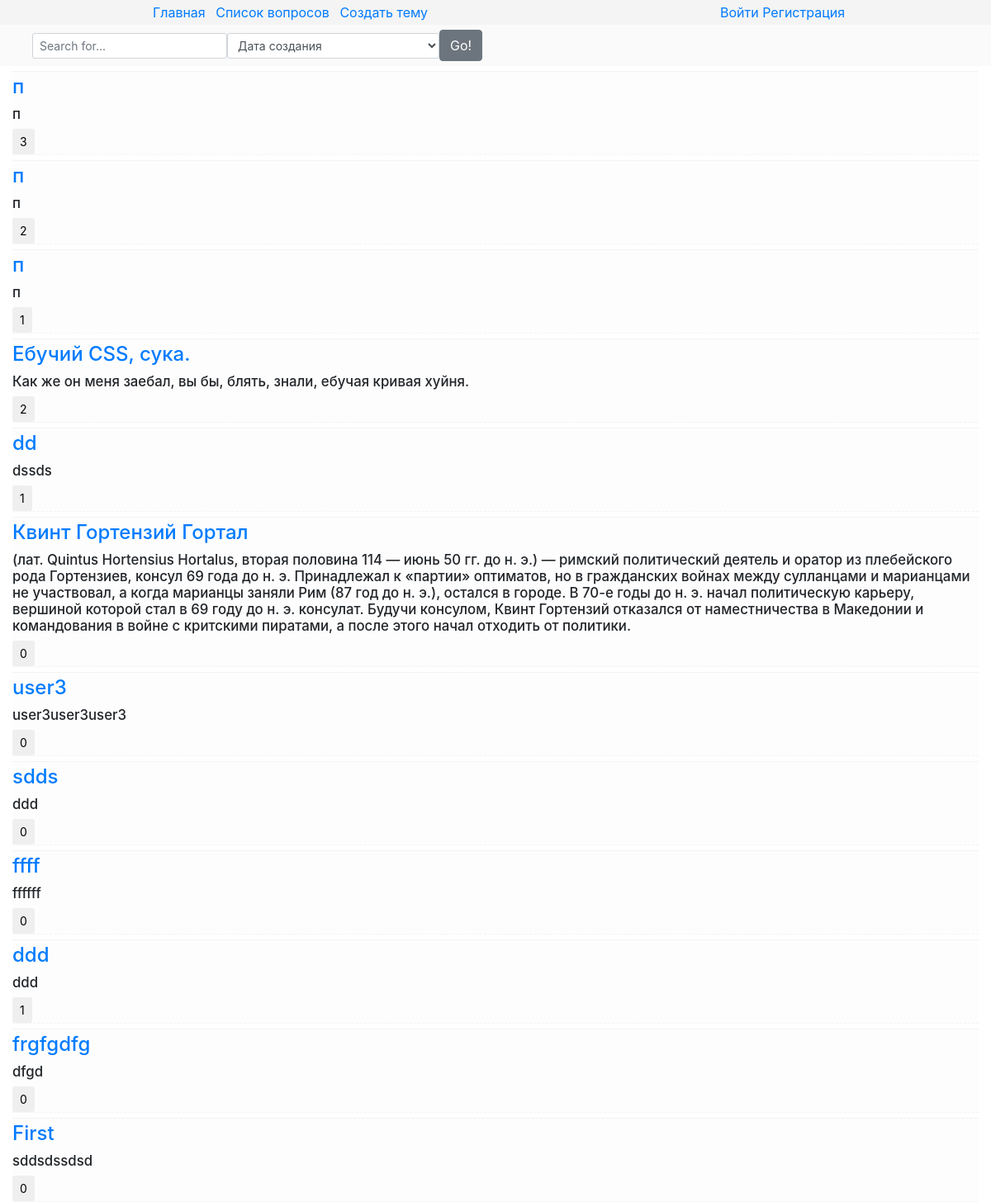
Page /list/1 on the earlier database version.
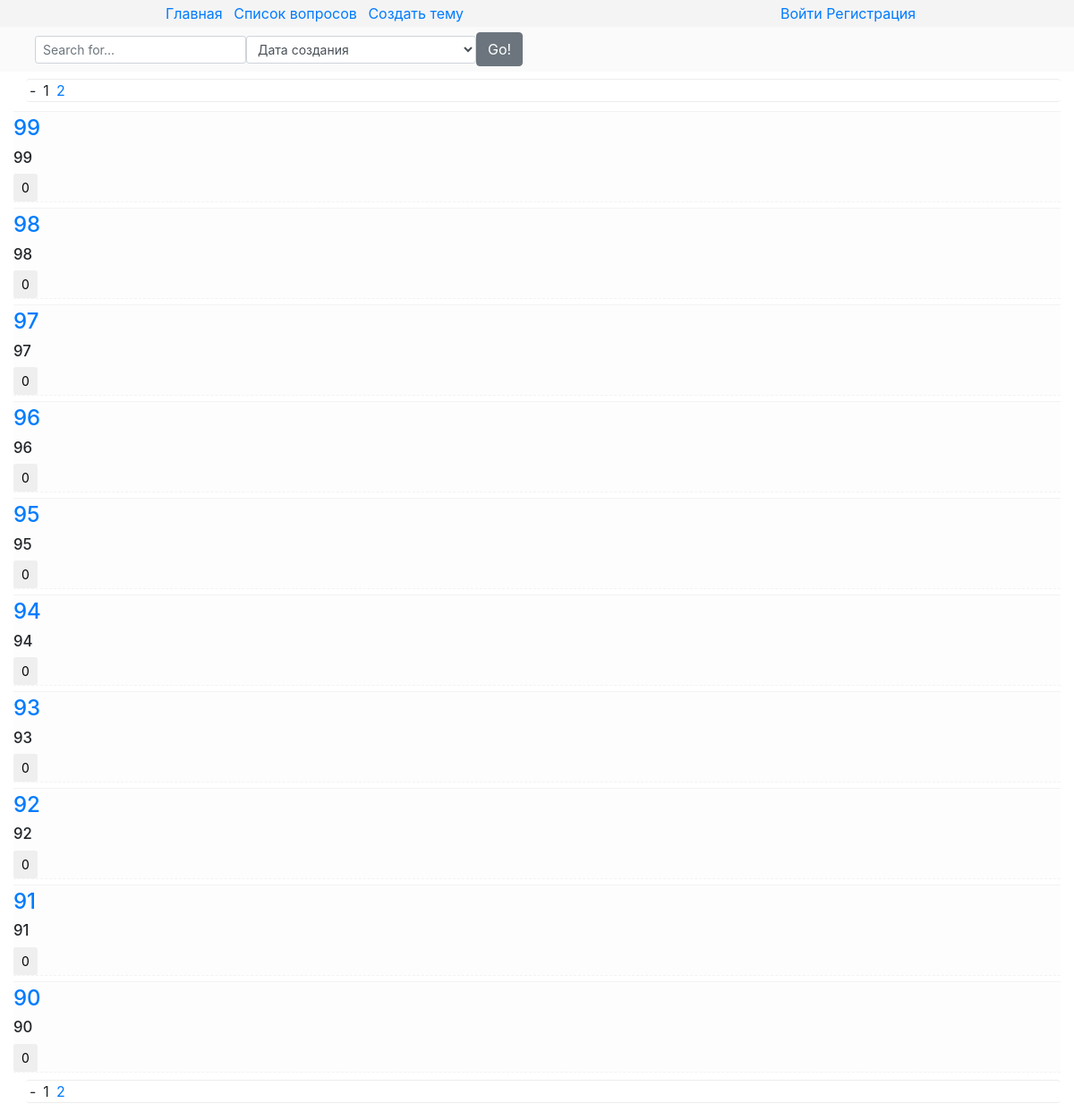
Same page on the later database version.
### core/models.py (models this page shows, shortened)
class Topic(models.Model):
    title = models.CharField(max_length=40)
    description = models.TextField()
    author = models.ForeignKey(settings.AUTH_USER_MODEL, on_delete=PROTECT)
    pub_date = models.DateTimeField(auto_now_add=True)
    update_date = models.DateTimeField(auto_now=True)
    comments = GenericRelation(Comment, related_query_name="comments", content_type_field="model_type")
    likes = GenericRelation(Like,related_query_name="likes", content_type_field="model_type")
    class Meta:
        ordering = ("-pub_date","title")

### core/views.py (the view)
# urls.py: url(r"^list/(?P<page>\d+)",views.TopicsListView.as_view(), name="list")
class TopicsListView(ListView):
    model = Topic
    template_name = "core/list.html"
    paginate_by = 10    # Пагинация по 20 элементов на страницу.
    paginate_orphans = 3    # Минимум 3 элемента на последней странице.
    def dispatch(self, request, *args, **kwargs):
        self.form = IndexPageForm(request.GET)
        self.form.is_valid()
        return super(TopicsListView, self).dispatch(request, *args, **kwargs)
    def get_queryset(self):
        def search_by(queryset_input, search_field_input):
            if search_field_input:
                queryset_input = queryset_input.filter(Q(title__icontains=search_field_input) | Q(description__icontains=search_field_input))
            return queryset_input
        def sort_by(queryset_input, sort_field_input):
            if sort_field_input == "-pub_date":
                queryset_input = queryset_input.order_by("-pub_date")
            if sort_field_input == "pub_date":
                queryset_input = queryset_input.order_by("pub_date")
            elif sort_field_input == "comments_count":
                queryset_input = queryset_input.annotate(comments_count=models.Count("comments")).order_by("-comments_count")
            elif sort_field_input == "likes_count":
                queryset_input = queryset_input.annotate(likes_count=models.Count("likes")).order_by("-likes_count")
            return queryset_input
        self.queryset = super(TopicsListView, self).get_queryset()
        sort_field = self.form.cleaned_data.get("sort_field","-pub_date")
        search_field = self.form.cleaned_data.get("search_field",None)
        self.queryset = search_by(self.queryset, search_field)
        self.queryset = sort_by(self.queryset, sort_field)
        return self.queryset
    def get_context_data(self, **kwargs):
        context = super(TopicsListView, self).get_context_data(**kwargs)
        context["form"] = self.form
        return context

### core/forms.py
class IndexPageForm(forms.Form):
    search_field = forms.CharField(required=False)
    sort_field = forms.ChoiceField(choices=(("-pub_date", "Дата создания"), ("pub_date", "Дата создания, сначала старые"), ("likes_count", "Рейтинг"), ("comments_count", "Количество комментариев")),required=False)

### core/templates/core/list.html (shortened to what this page needs)
{% extends "core/patterns/parents/main.html" %}
{% load static %}
{% block extra_head %}
    <link href="{% static "core/list.css" %}" type="text/css" rel="stylesheet">
{% endblock %}
{% block header %}{% include "core/patterns/includes/header_with_field.html" %}{% endblock %}
{% block content %}
    {% include "core/patterns/includes/pagination_block.html" %}
    {% for object in object_list %}
        <div class="object">
            <h4><a href="{% url "core:detail" object.id %}" id="{{ object.id }}"><div class="topic"> {{ object.title }} </div></a></h4>
            <h5>{{ object.description }}</h5>
            {% include "core/patterns/includes/like_from/like_form_for_topic.html" %}
        </div>
    {% endfor %}
    {% include "core/patterns/includes/pagination_block.html" %}
{% endblock %}

### core/templates/core/patterns/includes/like_from/like_form.html (shortened to what this page needs)
<div class="like_form">
    <input type="submit" class="btn btn-sm btn-default" value="{% block number_of_likes %}{{ object.likes.count }}{% endblock %}">
</div>

Differences in the rows shown:
no longer on this page (row unchanged): Topic: title "п", description "п", likes.count "3"
no longer on this page (row unchanged): Topic: title "п", description "п", likes.count "2"
no longer on this page (row unchanged): Topic: title "п", description "п", likes.count "1"
no longer on this page (row unchanged): Topic: title "Ебучий CSS, сука.", description "Как же он меня заебал, вы бы, блять, знали, ебучая кривая хуйня.", likes.count "2"
no longer on this page (row unchanged): Topic: title "dd", description "dssds", likes.count "1"
no longer on this page (row unchanged): Topic: title "Квинт Гортензий Гортал", description "(лат. Quintus Hortensius Hortalus, вторая половина 114 — июнь 50 гг. до н. э.) — римский политический деятель и оратор из плебейского рода Гортензиев, консул 69 года до н. э. Принадлежал к «партии» оптиматов, но в гражданских войнах между сулланцами и марианцами не участвовал, а когда марианцы заняли Рим (87 год до н. э.), остался в городе. В 70-е годы до н. э. начал политическую карьеру, вершиной которой стал в 69 году до н. э. консулат. Будучи консулом, Квинт Гортензий отказался от наместничества в Македонии и командования в войне с критскими пиратами, а после этого начал отходить от политики.", likes.count "0"
no longer on this page (row unchanged): Topic: title "user3", description "user3user3user3", likes.count "0"
no longer on this page (row unchanged): Topic: title "sdds", description "ddd", likes.count "0"
no longer on this page (row unchanged): Topic: title "ffff", description "ffffff", likes.count "0"
no longer on this page (row unchanged): Topic: title "ddd", description "ddd", likes.count "1"
no longer on this page (row unchanged): Topic: title "frgfgdfg", description "dfgd", likes.count "0"
no longer on this page (row unchanged): Topic: title "First", description "sddsdssdsd", likes.count "0"
added Topic: title "99", description "99", likes.count "0"
added Topic: title "98", description "98", likes.count "0"
added Topic: title "97", description "97", likes.count "0"
added Topic: title "96", description "96", likes.count "0"
added Topic: title "95", description "95", likes.count "0"
added Topic: title "94", description "94", likes.count "0"
added Topic: title "93", description "93", likes.count "0"
added Topic: title "92", description "92", likes.count "0"
added Topic: title "91", description "91", likes.count "0"
added Topic: title "90", description "90", likes.count "0"
Other differences:
{{ page_obj.number }}: (not shown) → "1 1"
{{ page_obj.next_page_number }}: (not shown) → "2 2"
